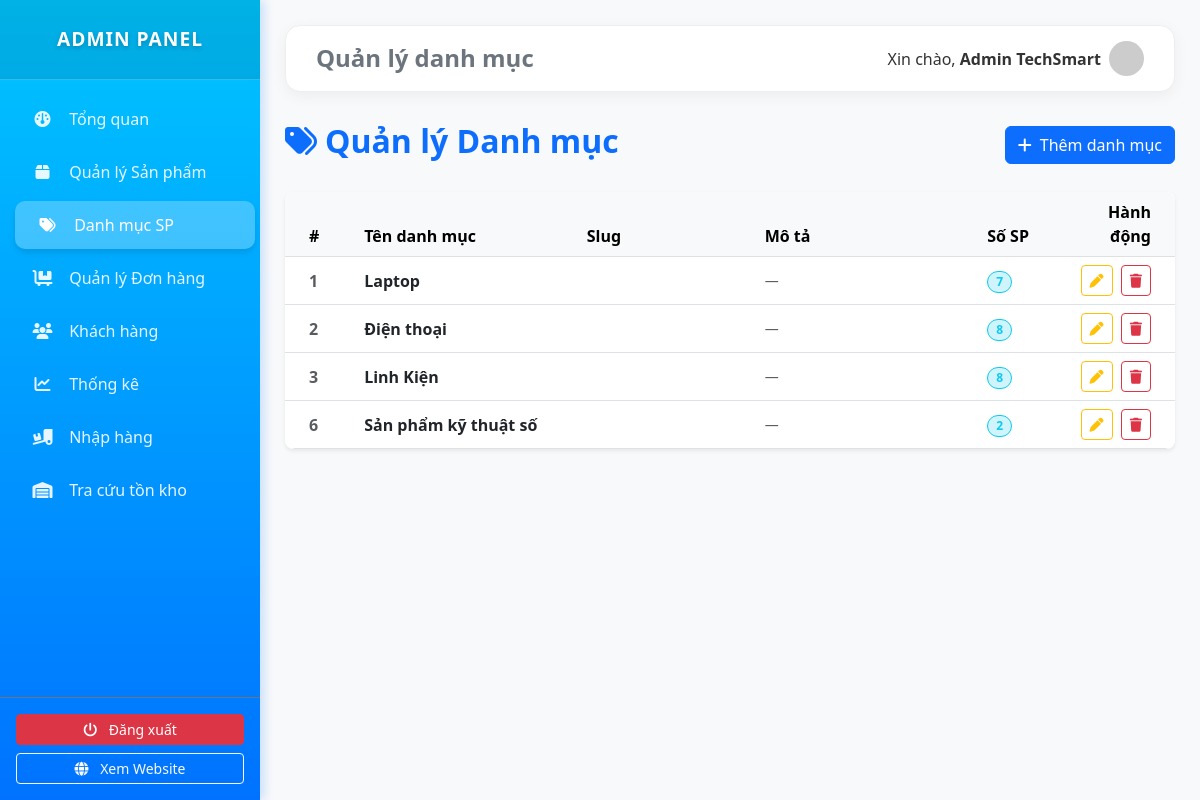
The app's page /admin/categories (signed in) with its own data.
### tables this page shows
CREATE TABLE `categories` (
  `id` int(11) NOT NULL AUTO_INCREMENT,
  `name` varchar(100) DEFAULT NULL,
  `icon` varchar(50) DEFAULT 'fa-folder',
  `description` text DEFAULT NULL,
  PRIMARY KEY (`id`)
);

### app/controllers/AdminController.php (called while the page is built, shortened)
<?php
class AdminController extends Controller
{
    public function categories()
    {
        $db = new PDO("mysql:host=" . DB_HOST . ";dbname=" . DB_NAME, DB_USER, DB_PASS);
        $cats = $db->query("SELECT c.*, COUNT(p.id) as product_count FROM categories c LEFT JOIN products p ON c.id = p.category_id GROUP BY c.id ORDER BY c.id ASC")->fetchAll(PDO::FETCH_ASSOC);
        $this->view('admin/dashboard', [
            'view' => 'admin/categories',
            'active' => 'categories',
            'categories' => $cats
        ]);
    }
}
?>

### app/core/App.php (called while the page is built, shortened)
<?php
class App {
    protected $method = 'index';
    public function __construct() {
        $url = $this->parseUrl();
        if(file_exists('../app/controllers/' . ucfirst($url[0] ?? '') . 'Controller.php')) {
            unset($url[0]);
        }
        $this->controller = new $this->controller;
        if(isset($url[1])) {
            if(method_exists($this->controller, $url[1])) {
                $this->method = $url[1];
                unset($url[1]);
            }
        }
        $this->params = $url ? array_values($url) : [];
        call_user_func_array([$this->controller, $this->method], $this->params);
    }
    public function parseUrl() {
        if(isset($_GET['url'])) {
            return explode('/', filter_var(rtrim($_GET['url'], '/'), FILTER_SANITIZE_URL));
        }
        return [];
    }
}
?>

### public/index.php (called while the page is built, shortened)
<?php
require_once ROOT . '/app/core/App.php';
$app = new App();
?>

### app/views/admin/categories.php (the view, shortened to what this page needs)
<div class="d-flex justify-content-between align-items-center mb-4">
    <h2 class="fw-bold text-primary"><i class="fa-solid fa-tags me-2"></i>Quản lý Danh mục</h2>
    <button class="btn btn-primary" data-bs-toggle="modal" data-bs-target="#addCatModal">
        <i class="fa-solid fa-plus me-2"></i>Thêm danh mục
    </button>
</div>
<div class="card shadow-sm border-0 rounded-3">
    <div class="card-body p-0">
        <div class="table-responsive">
            <table class="table table-hover align-middle mb-0">
                <thead class="table-light text-secondary">
                    <tr>
                        <th class="ps-4" width="8%">#</th>
                        <th width="25%">Tên danh mục</th>
                        <th width="20%">Slug</th>
                        <th width="25%">Mô tả</th>
                        <th width="10%">Số SP</th>
                        <th class="text-end pe-4" width="12%">Hành động</th>
                    </tr>
                </thead>
                <tbody>
                    <?php if (!empty($data['categories'])): ?>
                        <?php foreach ($data['categories'] as $cat): ?>
                            <tr>
                                <td class="ps-4 fw-bold text-muted"><?= $cat['id'] ?></td>
                                <td class="fw-bold"><?= htmlspecialchars($cat['name']) ?></td>
                                <td class="text-muted small"><?= htmlspecialchars($cat['slug'] ?? '') ?></td>
                                <td class="text-muted small"><?= htmlspecialchars($cat['description'] ?? '—') ?></td>
                                <td>
                                    <span class="badge bg-info-subtle text-info border border-info px-2 rounded-pill">
                                        <?= $cat['product_count'] ?>
                                    </span>
                                </td>
                                <td class="text-end pe-4">
                                    <button class="btn btn-sm btn-outline-warning me-1" data-bs-toggle="modal" data-bs-target="#editCat<?= $cat['id'] ?>">
                                        <i class="fa-solid fa-pen"></i>
                                    </button>
                                    <a href="<?= BASE_URL ?>admin/deleteCategory/<?= $cat['id'] ?>"
                                       class="btn btn-sm btn-outline-danger"
                                       onclick="return confirm('Xóa danh mục <?= htmlspecialchars($cat['name']) ?>?')">
                                        <i class="fa-solid fa-trash"></i>
                                    </a>
                                </td>
                            </tr>
                        <?php endforeach; ?>
                    <?php endif; ?>
                </tbody>
            </table>
        </div>
    </div>
</div>

### public/css/admin.css (style rules this page uses)
body { font-family: 'Segoe UI', Roboto, Helvetica, Arial, sans-serif; background-color: #f0f2f5; color: #333; overflow-x: hidden; }
.table { background: white; border-radius: 10px; overflow: hidden; box-shadow: 0 2px 10px rgba(0,0,0,0.02); }
.table thead { background-color: #f1f4f8; color: #555; font-weight: 600; }
.table-hover tbody tr { transition: 0.2s; }

### records on screen
categories: id "1", name "Laptop", description "—", product_count "7"
categories: id "2", name "Điện thoại", description "—", product_count "8"
categories: id "3", name "Linh Kiện", description "—", product_count "8"
categories: id "6", name "Sản phẩm kỹ thuật số", description "—", product_count "2"

### other values on screen
$_SESSION['name'] "Admin TechSmart"
